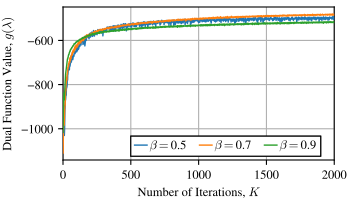

Here is the Python script that generated this plot:
import os

import matplotlib.pyplot as plt
import numpy as np

#create a figure with (2,1) subplots
FONT_SIZE = 9
fig_width_px = 350
fig_height_px = 200
dpi = 100  # Typical screen DPI, adjust if necessary
fig_width_in = fig_width_px / dpi
fig_height_in = fig_height_px / dpi

plt.rcParams.update({
    # --- make every normal string use Times or the best fall-back ----
    'font.family' : 'serif',
    'font.serif'  : ['Times New Roman', 'Times', 'Nimbus Roman', 'STIXGeneral'],
    # --- keep your existing sizing rules ----------------------------
    'font.size'        : FONT_SIZE,
    'axes.titlesize'   : FONT_SIZE,
    'axes.labelsize'   : FONT_SIZE,
    'xtick.labelsize'  : FONT_SIZE,
    'ytick.labelsize'  : FONT_SIZE,
    'legend.fontsize'  : FONT_SIZE,
})
plt.rc('mathtext', fontset='cm')


current_dir = os.path.dirname(os.path.abspath(__file__))
results_dir = os.path.join(current_dir, os.path.pardir, "test_dual_optimization_starlink_1000_varying_beta")

# Plot the data
fig, axs = plt.subplots(1,1,)
fig.set_size_inches(fig_width_in, fig_height_in)  # 3.5 inches width, height adjusted to maintain aspect ratio

beta = [0.5, 0.7, 0.9]
N_POINTS = 2000
res = np.zeros((len(beta), 4, N_POINTS))
result_list = []
for i, b in enumerate(beta):
    print(f"Processing beta = {b}")
    tmp_dir = "test_dual_optimization_starlink_1000_varying_beta-2025-July-26-13-24-29-ail"
    fname = f"DualSimulation.d_o.beta{int(b*10)}.txt"
    data_file = os.path.join(results_dir, tmp_dir, fname)
    data = np.genfromtxt(data_file, delimiter=',')
    
    res[i, 0, :] = data[:, 3]
    result_list.append(data[:, 3])
    fname = f"DualSimulation.gap.beta{int(b*10)}.txt"
    data_file = os.path.join(results_dir, tmp_dir, fname)
    data = np.genfromtxt(data_file, delimiter=',')
    res[i, 1, :] = data[:, 3]

    fname = f"DualSimulation.mwm.beta{int(b*10)}.txt"
    data_file = os.path.join(results_dir, tmp_dir, fname)
    data = np.genfromtxt(data_file, delimiter=',')
    res[i, 2, :] = data[:, 3]
    
    fname = f"DualSimulation.p_o.beta{int(b*10)}.txt"
    data_file = os.path.join(results_dir, tmp_dir, fname)
    data = np.genfromtxt(data_file, delimiter=',')
    res[i, 3, :] = data[:, 3]

# colors = ["#FFD9B6","#FDBD88","#E96900","#AD4E00","#723300"]

lines1 = []
lines2 = []
for i, b in enumerate(beta):
    print(f"Plotting beta = {b}",i)
    print(result_list)
    line, = axs.plot(np.arange(N_POINTS)+1, res[i,0,:],linewidth=1, zorder=3)
    lines1.append(line)
    # line, = axs.plot(np.arange(N_POINTS)+1, res[i,1,:],linewidth=1)
    # lines2.append(line)
    # line, = axs.plot(np.arange(N_POINTS)+1, res[i,2,:],linewidth=1)
    # lines.append(line)
    # line, = axs.plot(np.arange(N_POINTS)+1, res[i,3,:],linewidth=1)
    # lines.append(line)

axs.set_position([0.18, 0.2, 0.775, 0.765])
# axs.set_title('Beam Intensity')
axs.set_xlabel(r'Number of Iterations, $K$')
axs.set_ylabel(r'Dual Function Value, $g(\lambda)$')
axs.set_xlim(0, N_POINTS)
# axs.set_ylim(-2500, -500)
# axs.set_xscale('log')
# axs.set_yscale('log')
axs.grid(True, zorder=0)
# Add a legend

data_name_list = [r"$\beta=$"+f"{i}" for i in beta] 
ncol = 3  # Number of columns in the legend
h, l = lines1, data_name_list
# nrows = -(-len(h) // ncol)                         # ceiling division
# idx   = np.arange(len(h))
# pad   = nrows * ncol - len(idx)
# idx   = np.concatenate([idx, np.full(pad, -1)])    # pad
# order = idx.reshape(nrows, ncol).T.ravel()
# order = order[order >= 0]                          # drop sentinels
# h = [h[i] for i in order]
# l = [l[i] for i in order]

leg = plt.legend(h,l,fontsize=FONT_SIZE, loc='lower left', bbox_to_anchor=(0.25, 0.025, 0.7, 0.3), mode="expand",ncol = 3 ,borderaxespad=0.,handlelength=1, handleheight= 0.8, handletextpad=0.2, 
frameon=True,          # draw a frame
fancybox=False,        # <-- square corners (like MATLAB)
edgecolor='black',     # black  frame edge
facecolor='white',     # white background
framealpha=1,          # fully opaque
borderpad=0.3,         # tight inner padding (font-size units)
labelspacing=0.2,      # tight vertical space between rows
)   
leg.get_frame().set_linewidth(0.8)  # MATLAB-thin border
axs.add_artist(leg)

# leg = plt.legend(lines2, [r"$\beta=$"+f"{0.1+0.2*i:.1f}" for i in range(5)] ,fontsize=FONT_SIZE, loc='lower left', bbox_to_anchor=(0.125, 0.8, 0.7, 0.3), mode="expand",ncol = 3 ,borderaxespad=0.,handlelength=1, handleheight= 0.8, handletextpad=0.2, 
# frameon=True,          # draw a frame
# fancybox=False,        # <-- square corners (like MATLAB)
# edgecolor='black',     # black  frame edge
# facecolor='white',     # white background
# framealpha=1,          # fully opaque
# borderpad=0.5,         # tight inner padding (font-size units)
# labelspacing=0.1,      # tight vertical space between rows
# )   
# leg.get_frame().set_linewidth(0.8)  # MATLAB-thin border
# axs.add_artist(leg)

# Save the figure as a PDF
print("Saving figure to:", current_dir)
output_path = os.path.join(current_dir, os.path.splitext(os.path.basename(__file__))[0]) + '.pdf'

fig.savefig(output_path, format='pdf', pad_inches=0.)
